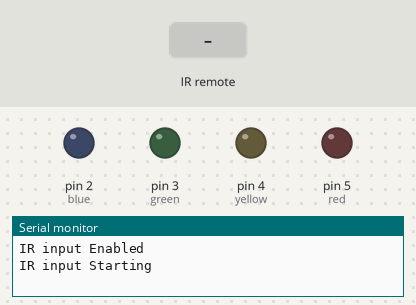
Bench run of a sketch on a simulated Arduino Uno, built with avr-gcc and run on an emulated ATmega328P. Parts: output pins drawn as LEDs (lit = HIGH), the last lines printed to the serial monitor. The test bench sets the inputs (shaded band).

Above: at 1.2 s.
1.3 s: infrared code 0x8877 received
At 1.7 s:
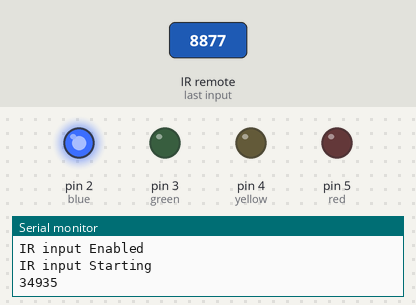
3.3 s: infrared code 0x48B7 received
At 3.7 s:
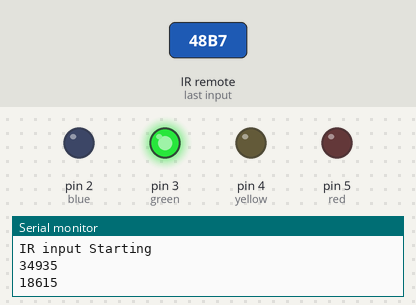
5.3 s: infrared code 0x28D7 received
At 5.7 s:
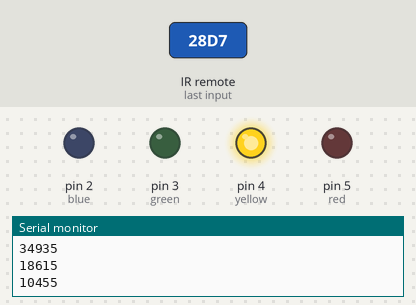
7.3 s: infrared code 0xA857 received
At 7.7 s:
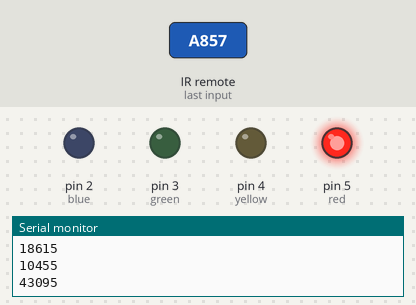
Timing chart, 0 to 10.3 s (numbered marks = the images above; inputs shaded):
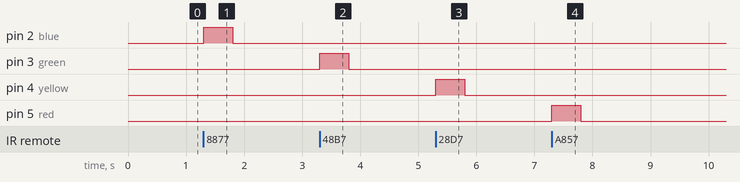

The sketch:

kimilguk09.ino
```cpp
#include <IRremote.h>
//전역변수 설정
int blue = 2;
int green = 3;
int yellow = 4;
int red = 5;
int RECV_PIN = 11;//적외선수신기에서 신호를 받는 핀
//IR라이브러리 객체
IRrecv irrecv(RECV_PIN);
decode_results results;//IR신호 복호화(역할 십진수->아스키코드 변환하는 비슷한역할)
void setup() {
  // 전원ON시 1회만 실행
  // GPIO핀 모드 설정
  pinMode(blue, OUTPUT);
  pinMode(green, OUTPUT);
  pinMode(yellow, OUTPUT);
  pinMode(red, OUTPUT);
  // 시리얼모니터로 출력설정
  Serial.begin(9600);
  Serial.println("IR input Enabled");
  irrecv.enableIRIn();//IRrevc 구조체(C)=클래스(자바):변수, 함수 모두 포함
  Serial.println("IR input Starting");
}

void loop() {
  // 전원ON시 무한반복
  if(irrecv.decode(&results)) {//수신값을 확인해서 있으면 true 반환하는 함수 decode
    unsigned int value = results.value;
    Serial.println(value);//적외선 수신기로 받은 값을 출력해 봅니다.
    switch(value) {
      case 34935:
        digitalWrite(blue, HIGH);
        delay(500);
        digitalWrite(blue, LOW);
        break;
      case 18615:
        digitalWrite(green, HIGH);
        delay(500);
        digitalWrite(green, LOW);
        break;
      case 10455:
        digitalWrite(yellow, HIGH);
        delay(500);
        digitalWrite(yellow, LOW);
        break;
      case 43095:
        digitalWrite(red, HIGH);
        delay(500);
        digitalWrite(red, LOW);
        break;
    }
    //switch문 end
    irrecv.resume();//ready 다음 수신값을 받는다.
  }
}
```

CodingSample.c
```cpp
#include <stdio.h>
int* userSort(int Numbers[], int n);//인터페이스

int main() {
	int n[100]={0};
	int s[20]={0};
	int n_amount=0;
	scanf("%d",&n_amount);
	for(int i=0;i<n_amount;i++){
		scanf("%d",&n[i]);
		s[n[i]]++;
		//printf("%d ",n[i]);문제 난이도 배열값 확인용도
	}
	// 정렬함수 호출(아래)
	userSort(n,n_amount);
	int si=0;
	for(int i=0;i<20;i++){
		if(s[i]!=0){
			si++;
		}
		if(si>=3){
			printf("YES");
			return 0;
		}
	}
	printf("NO");
	return 0;
}

// 배열을 정렬시키는 함수(아래)
int* userSort(int Numbers[], int n) {
	int prev, next, Temp;
	//이중for문을 이용한 정렬로직(아래)
	for(prev=0; prev<n-1; prev++) {
		for(next=prev+1; next<n; next++) {
			if(Numbers[prev]>Numbers[next]) {
				Temp = Numbers[prev];
				Numbers[prev] = Numbers[next];
				Numbers[next] = Temp;
			}
		}
	}
	return Numbers;
}
```

CodingTest01.c
```cpp
#include <stdio.h>

int main() {
	int MONEY=0;//키보드로 입력받는 값
	int UNIT=50000,NUM=0,SW=0;
	scanf("%d",&MONEY);
	//printf("입력받은 값은 %d 입니다.",MONEY);
	while(1){
		NUM=(int)(MONEY/UNIT);
		if(NUM>0){
			printf("화폐단위 %d 원의 개수는 %d\n",UNIT,NUM);
		}
		if(UNIT>1){
			MONEY=MONEY-(UNIT*NUM);
			if(SW==0){
				UNIT=UNIT/5;
				SW=1;
			}else{
				UNIT=UNIT/2;
				SW=0;
			}
		}else{
			break;
		}
	}
	return 0;
}
```

CodingTest02.c
```cpp
#include <stdio.h>
// 이 프로그램은 키보드로 입력받은 숫자배열을 오름차순 정렬하는 C프로그램 입니다.
int main() {
	int n, prev, next, Temp;

	scanf("%d",&n);//키보드로 Numbers[]에 들어갈 크기를 지정합니다.
	int Numbers[n];
	for(int i=0; i<n; i++) {
		scanf("%d",&Numbers[i]);
	}
	/* 디버그: 입력값이 제대로 입력되었는지 확인 */
	for(int i=0; i<n; i++) {
		printf("%d ",Numbers[i]);
	}
	printf("\n");//줄바꿈
	//이중for문을 이용한 정렬로직(아래)
	for(prev=0; prev<n-1; prev++) {
		for(next=prev+1; next<n; next++) {
			if(Numbers[prev]>Numbers[next]) {
				Temp = Numbers[prev];
				Numbers[prev] = Numbers[next];
				Numbers[next] = Temp;
			}
		}
	}
	//정렬한 후 확인
	for(int i=0; i<n; i++) {
		printf("%d ",Numbers[i]);
	}
	return 0;
}
```

CodingTest03.c
```cpp
#include <stdio.h>

int main() {
	int n, bubble, idx, Temp;
	scanf("%d",&n);
	int Numbers[n];
	//printf("디버그: %d", n);
	for(int i=0; i<n; i++) {
		scanf("%d", &Numbers[i]);
	}
	for(bubble=0; bubble<n; bubble++) {
		for(idx=0; idx<n-1; idx++) {
			if(Numbers[idx] > Numbers[idx+1]) {
				Temp = Numbers[idx];
				Numbers[idx] = Numbers[idx+1];
				Numbers[idx+1] = Temp;
			}
		}
	}
	for(int i=0; i<n; i++) {
		printf("%d ",Numbers[i]);
	}
	return 0;
}
```

CodingTest04.c
```cpp
#include <stdio.h>

int main() {
	int n, insert, comp, Key;
	scanf("%d",&n);
	int Numbers[n];
	for(int i=0; i<n; i++) {
		scanf("%d", &Numbers[i]);
	}
	for(insert=1; insert<n; insert++) {
		Key = Numbers[insert];
		for(comp=insert-1; comp>=0; comp--) {
			if(Numbers[comp] > Key) { //Key의 앞자리를 하나씩 보면서 비교
				Numbers[comp+1] = Numbers[comp]; //앞자리 값이 Key값보다 크다면 뒤로 이동
			}else{
				break;
			}
		}
		// Number[comp+1]이 Number[comp]로 채워졌기 때문에,
    	// Number[comp] 자리가 빈 상태. Numbers[comp] 채워야함
    	// comp-- 후 아래 코드 실행이기 때문에 comp+1을 해서 Key 값으로 채운다.
		Numbers[comp+1] = Key;
	}
	for(int i=0; i<n; i++) {
		printf("%d ",Numbers[i]);
	}
	return 0;
}
```

CodingTest05.c
```cpp
#include <stdio.h>

int main() {
	int Bin[100];
	int Dec, idx=0, Mok, Nmg;
	scanf("%d", &Dec);
	while(1) {
		Mok = (int)Dec/2;
		//printf("%d", Mok);
		Nmg = Dec - (Mok*2);
		Bin[idx] = Nmg;
		idx = idx + 1;
		if(Mok==0) { break; }
		Dec = Mok;
	}
	for(int i=idx-1; i>=0; i--) {
		printf("%d", Bin[i]);
	}
	return 0;
}
```

CodingTest06.c
```cpp
#include <stdio.h>
//전역변수
long Factorial = 1;
long fact(int n);
int main() {
	int n;
	long Result;
	scanf("%d", &n);
	Result = fact(n);
	printf("%d 팩토리얼 = %ld", n, Result);
	return 0;
}

long fact(int n) {
	if(n==1) {
		return Factorial;
	}else{
		Factorial = Factorial * n;
		n = n - 1;
		return fact(n);//재귀함수를 호출해서 for반복문 역할.
	}
}
```

CodingTest07.c
```cpp
#include <stdio.h>

int main() {
	int n;
	scanf("%d", &n);
	int Score[n], Rank[n];
	for(int i=0; i<n; i++) {
		scanf("%d", &Score[i]);
		Rank[i] = 0;
	}
	for(int i=0; i<n; i++) {
		for(int comp=0; comp<n; comp++) {
			if(Score[i] < Score[comp]) {
				Rank[i] = Rank[i] + 1;
			}
		}
		Rank[i] = Rank[i] + 1;
	}
	for(int i=0; i<n; i++) {
		printf("%d 번 학생의 점수: %3d, 등수: %2d\n", i, Score[i], Rank[i]);
	}
	return 0;
}
```

CodingTest08.c
```cpp
#include <stdio.h>

int main() {
	int n=0, MaxCnt=0, Top=0, Max=0;
	scanf("%d", &n);
	int Vote[n];
	for(int i=0; i<n; i++) {
		scanf("%d", &Vote[i]);
		if(Vote[i] > Max) {
			Max = Vote[i];
		}
	}
	int Index[Max+1];//C언어는 배열크기 초기화 하는 부분이 자바와 틀림
	for(int i=0; i<=Max+1; i++) {
		Index[i] = 0;//변수에 초기값 0 입력합니다.
	}
	//핵심로직(아래)
	for(int i=0; i<n; i++) {
		Index[Vote[i]] = Index[Vote[i]] + 1;//중복값이 존재하면 카운팅이 발생
		//printf("%d, %d\n", Vote[i], Index[Vote[i]]); 디버그용 출력
	}
	//최고값과 반복횟수 구하기(아래)
	for(int i=0; i<Max+1; i++) {
		if(Index[i] > MaxCnt) {
			MaxCnt = Index[i];
			Top = i;
		}
	}
	printf("최다 선택값: %d, 선택한 횟수: %d", Top, MaxCnt);
	return 0;
}
```

CodingTest09Kakao.c
```cpp
#include <stdio.h>
#include <string.h>
#include <stdbool.h>
//전역변수특이사항: 함수의 리턴값이 배열일 경우 포인터변수로 만들어야 함.
char str[100]="";
char str_w[100]="";
char str_r[100]="";
char* endString = str;//포인터변수 endString는 str의 주소값이 저장됨
char* w = str_w;// str과 주소를 틀리게 하는 방법
char* r = str_r;// 포인터변수의 저장주소가 틀리게 변경
//인터페이스=함수정의 4개
char* recursive(char w[]);//재귀함수
int getBalancedIndex(char w[]);
bool isValidString(char u[]);
char* reArrange(char u[]);

int main() {
	scanf("%s", w);//특이사항. 배열변수(포인터)는 &가 붙지 않음.
	r = recursive(w);
	if(strcmp(w,r)==0) {
		printf("올바른 괄호문자열 입니다. %s", r);
	}else{
		printf("잘못된 괄호문자열 입니다. 입력값 %s, 출력값 %s", w, r);
	}
	return 0;
}

char* recursive(char w[]) {
	if(w == NULL || strcmp(w,"")==0) {
		return strcat(w, endString);
	}
	int balacedIndex = getBalancedIndex(w);
	//char *u = malloc(strlen(w) + 1);//u포인터변수의 주소지정 malloc 메모리얼로우케이션 함수사용
	char str_u[100] = "";
	char str_v[100] = "";
	char *u = str_u;
	char *v = str_v;
	strncpy(u, w, balacedIndex+1);//예, abc => a , bc
	strncpy(v, w+balacedIndex+1, strlen(w)-balacedIndex+1);//v = w - u 나머지 값이 v
	bool isValidCheck = isValidString(u);
	printf("w는 %s, u는 %s, v는 %s, isValidCheck는 %d\n", w, u, v, isValidCheck);
	if(isValidCheck) {
		if(strcmp("(",u)==0) {
			endString = strcat(endString,")");
		}
		u = strcat(u,recursive(v));//문자열누적 +=(자바가능, C불가능)
		return u;
	}else{
		char str_create[1000] = "";
		char* createString = str_create;
		char str_add[100] = "";
		char* addString = str_add;
		addString = "(";
		createString = strcat(createString,addString);//strcat(최초앞자리는빈것+대용량변수, 더하는변수)
		createString = strcat(createString,recursive(v));
		createString = strcat(createString,")");
		createString = strcat(createString, reArrange(u));
		return createString;
	}
}
char* reArrange(char u[]) {
	//char* arrangeString = malloc(strlen(u) + 1);
	char str_arrange[100] = "";
	char* arrangeString = str_arrange;
	for(int i=1; i<strlen(u)-1; i++) {
		if(u[i] == '(') {
			strcat(arrangeString,")");
		}else if(u[i] == ')') {
			strcat(arrangeString,"(");
		}
	}
	return arrangeString;
}
bool isValidString(char u[]) {
	int balanceCount = 0;
	for(int i=0; i<strlen(u); i++) {
		if(u[i] == '(') {
			balanceCount++;
		}else if(u[i] == ')') {
			balanceCount--;
		}
		if(balanceCount < 0) {
			return false;
		}
	}
	return true;
}
int getBalancedIndex(char w[]) {
	int index = 0, balanceCount = 0;
	for(int i=0; i<strlen(w); i++) {
		if(w[i] == '(') {
			balanceCount++;
		}else if(w[i] == ')') {
			balanceCount--;
		}
		if(balanceCount == 0) {
			index = i;
			break;
		}
	}
	return index;
}
```

array.c
```cpp
#include <stdio.h>
void main() {
	int score[5];//배열의 크기지정 공간5개
	int sum=0, cnt;//변수 선언하면서 초기값 지정.
	for(cnt=0;cnt<5;cnt++) {
		printf("입력(점수 %d)=>", cnt+1);
		scanf("%d",&score[cnt]);//score[0], score[1]...,score[4] 총 5개 입력받기
	}

	for(cnt=0;cnt<5;cnt++) {
		sum += score[cnt];// sum = sum + score[cnt]; 누적시키는 로직 = 총점구하기
	}
	printf("총점=%d, 평균=%d \n", sum, sum/cnt);
}
```

calc.c
```cpp
#include <stdio.h>

void main() {
	int a,b,c,d;
	a=30;b=20;
	c = a+b;
	printf("c=%d", c);//결과 c=50;

	d = a>5 && b<10;//1 ||(+) 0 = 1(true), 1 &&(x) 0 = 0(false)
	//논리연산:true=1/false=0사용 and연산(&&곱연산),or연산(||덧셈연산),not연산(반대연산)
	printf("d=%d\n", d);//결과 d=0; 1(전원On), 0(전원Off)

	//관계연산 < > 대소관계를 비교(아래)
	if(a>b) {
		printf("a는 b보다 크다");
	} else {
		printf("b는 a보다 크거나 같다");
	}
}
```

char_ascii.c
```cpp
/**
구현내용: 키보드로부터 한 문자를 입력 받아서
         입력문자에 해당하는 아스키코드값을 출력하는 프로그램
작성자 : 김일국
작성일 : 2021년 02월 16일
--------------------------
출력: 문자입력 : A
     아스키값 : 65
--------------------------
**/
#include <stdio.h>
void main() {
	printf("키보드로 입력받을 문자를 아스키코드로 변환해서 출력하기\n");
	printf("프로그램을 종료 하려면 0을 입력해 주세요\n");
	char human;//변수선언
	while(1){//무한루프 1=true
		printf("문자입력 : ");
		scanf("%c", &human);
		getchar();//위 스캔f로 입력받은 엔터를 공백으로 처리하는 역할
		printf("사람이 인식하는 문자값:%c - 컴퓨터가 인식하는 아스키코드값:%d\n",human,human);
		if(human == 48){//사람이 인식하는 0 = 컴퓨터는 48 인식합니다.
			printf("현재 온도는 0도이고, 프로그램을 종료 합니다. 중지 아스키 코드는 %d\n", human);
			break;
		}
	}
}
```

even_odd.c
```cpp
#include <stdio.h>

void main() {
	int a;
	while(1){ //반복문(true)=무한반복(루프)
		printf("짝수-홀수를 판별할 정수를 입력하세요:\n");
		printf("종료할때는 숫자0을 입력하세요 : ");
		scanf("%d", &a);//scanf함수는 변수앞에 &(어드레스기호)를 붙입니다.
		if(a==0){
			//IoT로 전송받은 값이 0이면 반복문종료 합니다.(아래)
			break;
		}
		//분기문 if문
		if(a%2==0) {
			printf("입력하신 숫자 %d는 짝수 입니다.\n", a);
		}
		if(a%2==1) {
			printf("입력하신 숫자 %d는 홀수 입니다.\n", a);//변수 a값이 %d에 바인딩 됩니다.
		}
	}
	printf("프로그램이 종료 되었습니다.\n");
}
```

factorial.h
```cpp
/* 팩토리얼은 수학에서 수열단원 6! = 6*5*4*3*2*1 */
#define ONE 1
int factorial(int n) {
	if(n>ONE) {
		return(n*factorial(n-1));//재귀함수호출 반환값이 6* 5* 4* 3* 2* 1
	}else{
		//n-1 반복되다가 n이 1일되었을 경우 1일 반환, 재귀함수의 끝
		return(ONE);
	}
}
```

functions.c
```cpp
#include <stdio.h>
#include <string.h> // strlen(문자열길이함수), strcmp(문자열의비교함수)
//문자열의 길이를 구하는 프로그램.
void main() {
	char string[200];//200바이트크기의 char형 변수명 string을 배열변수로 생성.
	printf("문자를 입력한 후, 엔터키를 치면 입력한 문자열의 길이가 출력됩니다.\n");
	printf("stop 문자를 입력하면 프로그램이 종료 됩니다.\n");
	do {
		scanf("%s", &string);
		if(strcmp("stop",string)==0) {
			//0은 true-false아니고, 인덱스0번값이 있다는 것/ 일치하는 값이 없으면 -1인덱스값
			printf("프로그램을 종료 합니다\n");
			break;//do~while문을 빠져 나갑니다.
		}
		printf("입력하신 문자열의 길이는 %d 입니다.\n", strlen(string));

	}while(1);//while조건이 1(true)이기때문에 무한루프를 돕니다.
}
```

in_out.c
```cpp
#include <stdio.h>

void main() {
	int a,b;
	printf("입력(integer)==>");  //표준출력 Standard Output 함수
	scanf("%d", &a);//표준입력 Standard Input scanf함수는 변수사용시 &기호가
	//%decimal 10진수형태로 입-출력 받겠다고 명시.
	printf("입력(정수형)==>");
	scanf("%d", &b);

	//위에서 키보드로 입력받은 변수 a, b를 출력하겠다.(아래)
	printf("\n a=%d, b=%d \n", a, b);
	//System.out.println(자바) = printf(C언어\n);
}
```

includeFile.c
```cpp
#include <stdio.h>
#include "factorial.h" //5!팩토리얼 = 5*4*3*2*1

void main() {
	int x;
	printf("팩토리얼을 구할 숫자를 입력하세요: ");
	scanf("%d", &x);//키보드로 입력받은 숫자가 x에 저장, 이후 엔터값\n 이 남아있습니다.
	printf("%d! = %d\n", x, factorial(x));
	getchar();//입력 후 엔터 키를 공백으로 처리
}
```

multi.c
```cpp
#include <stdio.h> //라이브러리 임포트
int multi(int x, int y); //함수명세선언 = 스프링의 인터페이스와 같은 역할

void main() {
	int a, b, c; //int정수형 변수 a,b,c 선언
	printf("곱하기할 첫번째 수를 입력하세요 : ");
	scanf("%d", &a);// %d 형태중 decimal형-십진수
	printf("곱하기하 두번째 수를 입력하세요 : ");
	scanf("%d", &b);
	c = multi(a,b);//함수호출
	printf("실행결과: %d * %d = %d 입니다.\n", a,b,c);
	// \n은  newLine줄바꿈명령
}

int multi(int x, int y) {
	return (x*y);
}
```

pointer.c
```cpp
#include <stdio.h>
#include <string.h>

void main() {
	char buffer[80];
	char *p=buffer;//포인터변수 선언 크기는 80바이트
	// *p포인터변수는 값이 저장됨, p변수는 주소(어드레스 &)가 저장됨
	int len;//문자열의 길이를 저장하는 변수
	int cnt=0;//문자열역순구하기에 사용되는 반복제한 회수

	printf("문자열을 입력하세요: ");
	scanf("%s", p);//주소인덱스를 가지고 p변수를 사용하기때문 &가 없음.
	len=strlen(p);
	printf("문자열의 길이는 %d 개", len);
	printf("p변수의인덱스주소는 %d \n", p);
	while(*p) {
		p=p+1;//p++ 인덱스주소를 1씩 증가시키기 *p변수에 공백이 나올때까지 반복
	}
	printf("while을 거친 후 p변수의 인덱스 주소는 %d \n", p);
	printf("문자열을 역순으로 출력하기: \n");
	while(cnt<len) {
		p=p-1;//p-- 인덱스주소를 1씩 감소시키기
		printf("현재 인덱스 주소는 %d, 그리고, 해당 인덱스 주소의 값은 ", p);
		putchar(*p);//현재 p인덱스 주소의 *p변수값을 1개씩 출력함수 putchar(1글자출력)
		printf("\n");
		cnt=cnt + 1;//cnt++
	}
	putchar('\n');//글자를 출력하지 않고, 엔터치는 효과 \newline
	printf("출력한 이후의 인덱스 번호는 %d\n",p);
	getchar();//공백을 입력해서 버퍼내용 삭제하는 효과
}
```

string_ascii.c
```cpp
/** 키보드로 입력받은 문자열을 컴퓨터가 알아듣는 아스키코드로 변경하는 프로그램 **/
#include <stdio.h>
#include <string.h>
void main() {
	char buffer[80];
	char *p=buffer;//포인터변수 생성 및 크기지정
	int len, cnt=0;//입력받은 문자열을 아스키코드로 변경할때 반복구문에 사용
	while(1) {
		printf("문자열을 입력하세요(종료하려면 Ctrl+C 누르세요) : ");
		scanf("%s", p);//키보드로 입력받아서 *p변수의 주소에 값을 저장합니다.
		//반복구문시작(아래)
		len = strlen(p);//문자열의 길이를 구하기
		while(cnt<len) { //cnt 0부터 비교기준인 len문자열의 길이값 전까지 출력
			printf("%d   ", *p);//현재 p주소의 값은 %c사람문자, %d아스키코드로 출력
			p=p+1;//p어드레스인덱스주소는 컴퓨터가 비어있는 메모리주소를 찾아서 부여
			cnt=cnt+1;
		}
		printf("\n");
		cnt=0;//무한바복때문에 초기화 시킴
	}
}
```

varType.c
```cpp
#include <stdio.h>	//#으로 시작하는 명령어는 매크로명령어라고 합니다.
#define AGE 28		//#으로 시작하는 부분은 선행처리기라고 합니다.
#define PI 3.141592	//선행처리부분의 특징은 문장끝에 ; 이 없다는 것입니다.
#define NAME "김일국"//매그로로 정의한 상수
const int a=10; //const명령어로 상수를 정의;
const float b=10.56789;
const char c='K';             //char 단일문자타입형태
const char *OPEN="오픈소스그룹";//char *포인터상수

void main() {
	int i=28; float j=4.0; char k='A';
	char ch[10]="홍길동";//char 배열문자
	char *p="프로그래머홍길동홍길동";//char *포인터변수
	printf("기관은 %s\n이름은 %s\n나이는 %d\n", OPEN,NAME,AGE);
	printf("-----------------------------------\n");
	printf("%s %s\n나이는 %d\n직급은 %c\n평점은 %f\n", ch,p,i,k,j);
}
```

Measured:
- after the input at 1.3 s, pin 2 (blue): LOW → HIGH at once, → LOW 0.50 s later
- after the input at 3.3 s, pin 3 (green): LOW → HIGH at once, → LOW 0.50 s later
- after the input at 5.3 s, pin 4 (yellow): LOW → HIGH at once, → LOW 0.50 s later
- after the input at 7.3 s, pin 5 (red): LOW → HIGH at once, → LOW 0.50 s later
